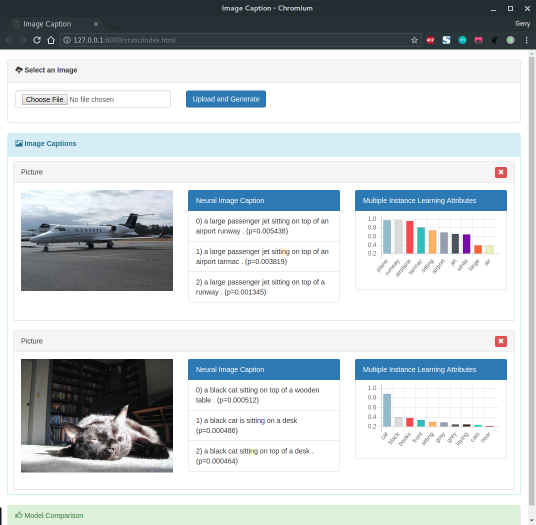
#> input picture image/Image_Caption.png, 1071 x 1049 px (shown at 1/2 size)
$ python -i models.py   (imports and definitions only)   (older library calls are emulated)
#> lines starting #> are read from the running program, lines starting #| are printed output that depends on the picture
import uuid
import os
from django.db import models

from PIL import Image
from django.conf import settings

from im2txt.generate_captions import generate_captions


def scramble_uploaded_filename(instance, filename):
    extension = filename.split('.')[-1]
    random_name = filename.split('.')[0]
    return "{}.{}".format(random_name, extension)


# creates a thumbnail of an existing image
def create_thumbnail(input_image, thumbnail_size=(256, 256)):
    # make sure an image has been set
#> called with input_image = '../../image/Image_Caption.png', thumbnail_size = (256, 256)
    if not input_image or input_image == "":
        return

    # open image
    image = Image.open(input_image)
#> image is the input picture: PIL image 1071x1049 RGB; mean R, G, B 199.5, 205.9, 209

    # use PILs thumbnail method; use anti aliasing to make the scaled picture look good
    image.thumbnail(thumbnail_size, Image.ANTIALIAS)
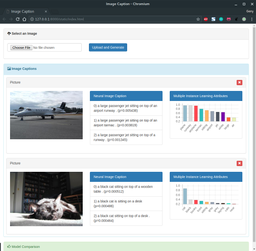
#> image: PIL image 256x251 RGB; mean R, G, B 199.2, 205.7, 208.8

    # parse the filename and scramble it
#> (the run stopped early here; a loop or call above may not have finished)
